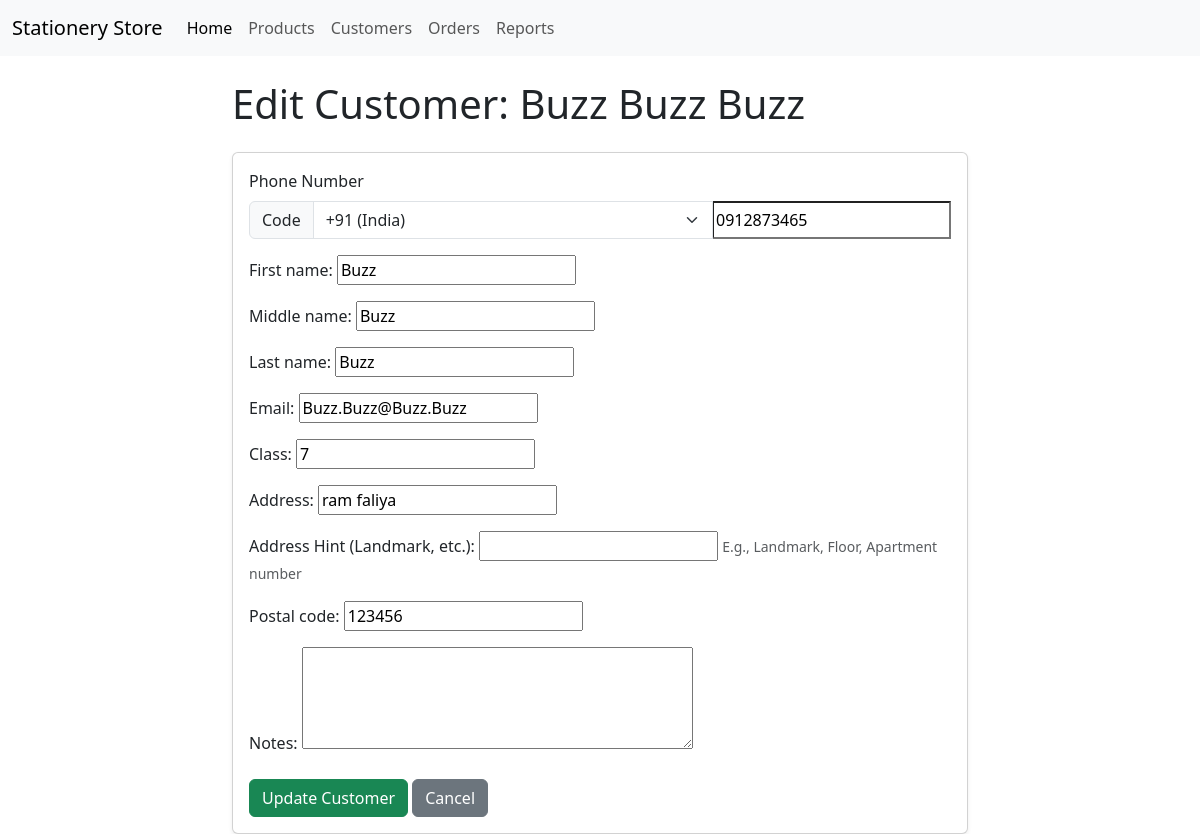
The app's page /customers/4/edit/ with its own data.
### customers/models.py (models this page shows, shortened)
class Customer(models.Model):
    first_name = models.CharField(max_length=100)
    middle_name = models.CharField(max_length=100, blank=True, null=True) # Optional
    last_name = models.CharField(max_length=100)
    country_code = models.CharField(
        max_length=5, # e.g., "+91", "+44", "+1" - adjust length if needed
        blank=True,
        null=True,
        default='+91', # Default to India's code
        verbose_name="Country Code"
    )
    phone_number = models.CharField(
        max_length=20, # Max length for local part
        blank=True,
        null=True,
        verbose_name="Phone Number (Local Part)" # Keep verbose name descriptive
    )
    email = models.EmailField(max_length=254, blank=True, null=True, unique=True) # Optional, but must be unique if provided
    school_grade = models.CharField(max_length=50, blank=True, null=True, verbose_name="Class") # Label changed earlier
    address = models.CharField(max_length=255, blank=True, null=True, verbose_name="Address")
    address_hint = models.CharField(max_length=255, blank=True, null=True, verbose_name="Address Hint", help_text="E.g., Landmark, Floor, Apartment number")
    postal_code = models.CharField(max_length=20, blank=True, null=True) # Kept postal code
    notes = models.TextField(blank=True, null=True) # General notes/preferences
    created_at = models.DateTimeField(auto_now_add=True)
    updated_at = models.DateTimeField(auto_now=True)
    class Meta:
        ordering = ('last_name', 'first_name') # Order customers by name
    @property
    def full_name(self):
        if self.middle_name:
            return f"{self.first_name} {self.middle_name} {self.last_name}"
        return f"{self.first_name} {self.last_name}"

### customers/views.py (the view)
# urls.py: path('<int:pk>/edit/', views.customer_edit_view, name='customer_edit'),
def customer_edit_view(request, pk):
    customer = get_object_or_404(Customer, pk=pk)
    form_title = f"Edit Customer: {customer.full_name}" # Dynamic title for the page
    if request.method == 'POST':
        form = CustomerForm(request.POST, instance=customer) # Pass instance=customer
        if form.is_valid():
            updated_customer = form.save()
            messages.success(request, f"Customer '{updated_customer.full_name}' updated successfully!")
            return redirect('customers:customer_detail', pk=updated_customer.pk)
        else:
            messages.error(request, "Please correct the errors below.")
    else:
        form = CustomerForm(instance=customer) # Pass instance=customer to pre-fill
    context = {
        'form': form,
        'form_title': form_title,
        'customer': customer, # Pass the customer object itself for the template's conditional logic
    }
    return render(request, 'customers/customer_form.html', context)

### customers/templates/customers/customer_form.html (shortened to what this page needs)
{% extends "base.html" %}
{% block content %}
  <div class="row justify-content-center">
    <div class="col-md-8">
      <h1 class="mb-4">{{ form_title }}</h1>
      <div class="card shadow-sm">
        <div class="card-body">
          <form method="post" novalidate>
            <label class="form-label">Phone Number</label>
            <div class="input-group mb-3">
                <span class="input-group-text">Code</span>
                {{ form.country_code }}
                {{ form.phone_number }}
            </div>
            {% for field in form %}
              {% if field.name != 'country_code' and field.name != 'phone_number' %}
                <div class="mb-3">
                  {{ field.label_tag }}
                  {{ field }}
                  {% if field.help_text %}<small class="form-text text-muted">{{ field.help_text }}</small>{% endif %}
                </div>
              {% endif %}
            {% endfor %}
            <div class="mt-4">
              <button type="submit" class="btn btn-success">
                  {% if customer %}Update Customer{% else %}Save New Customer{% endif %}
              </button>
              <a href="{% if customer %}{% url 'customers:customer_detail' pk=customer.pk %}{% else %}{% url 'customers:customer_list' %}{% endif %}" class="btn btn-secondary">Cancel</a>
            </div>
          </form>
        </div>
      </div>
    </div>
  </div>
{% endblock %}

### records on screen
Customer: country_code "+91 (India)", phone_number "0912873465", form "Buzz" "Buzz" "Buzz" "Buzz.Buzz@Buzz.Buzz" "7" "ram faliya" "123456"

### other values on screen
{{ field.label_tag }} "First name:" "Middle name:" "Last name:" "Email:" "Class:" "Address:" "Address Hint (Landmark, etc.):" "Postal code:" "Notes:"
{{ field.help_text }} "E.g., Landmark, Floor, Apartment number"
